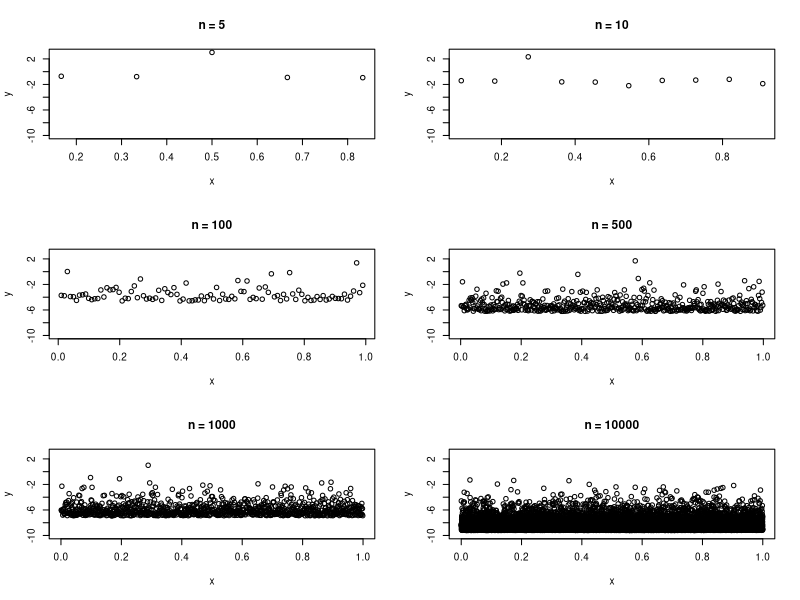

This chart was generated by the following R code:

#
# Example:
#	POT Point Process
#
# Description:
#	Plot the point Process p(n) for n = 5, 10,
#	100, 500, 1000, 10000 respectivel with the
#	X(i) exponentially distributed
#
# Author:
#	(C) 2002, Diethelm Wuertz, GPL
#


# ------------------------------------------------------------------------------


# Settings:

	par(mfrow = c(3, 2), cex = 0.6)	
	x = seq(-2, 4, length = 200)
	set.seed(671)
	
	
# Point Process:

	an = function(n) {1}
  	bn = function(n) {log(n)}
	n = c(5, 10, 100, 500, 1000, 10000)
	titles = c("n = 5", "n = 10", "n = 100", "n = 500", 
		"n = 1000", "n = 10000")
	x = rexp(n[length(n)])

	
# Graphs:

	for ( i in 1:length(n) ) {
		plot( (1:n[i])/(n[i]+1), (x[1:n[i]]-bn(n[i]))/an(n[i]),
			xlab = "x", ylab = "y", ylim = c(-10, 3), 
			main = titles[i])
		print(bn(n[i])) }		

	